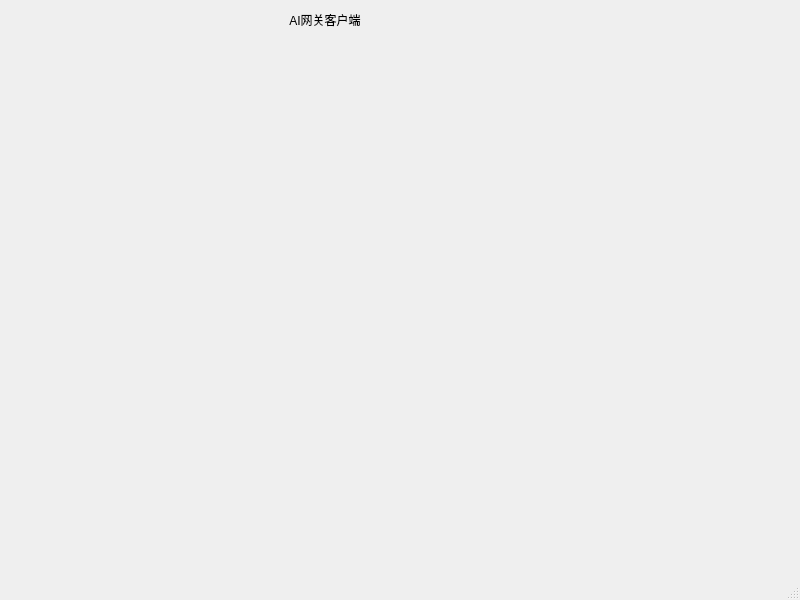
<?xml version="1.0" encoding="UTF-8"?>
<ui version="4.0">
 <class>MainWindow</class>
 <widget class="QMainWindow" name="MainWindow">
  <property name="geometry">
   <rect>
    <x>0</x>
    <y>0</y>
    <width>800</width>
    <height>600</height>
   </rect>
  </property>
  <property name="windowTitle">
   <string>MainWindow</string>
  </property>
  <widget class="QWidget" name="centralwidget">
   <widget class="QLabel" name="label">
    <property name="geometry">
     <rect>
      <x>280</x>
      <y>0</y>
      <width>200</width>
      <height>40</height>
     </rect>
    </property>
    <property name="text">
     <string>   AI网关客户端</string>
    </property>
   </widget>
  </widget>
  <widget class="QMenuBar" name="menubar">
   <property name="geometry">
    <rect>
     <x>0</x>
     <y>0</y>
     <width>800</width>
     <height>17</height>
    </rect>
   </property>
  </widget>
  <widget class="QStatusBar" name="statusbar"/>
 </widget>
 <resources/>
 <connections/>
</ui>
